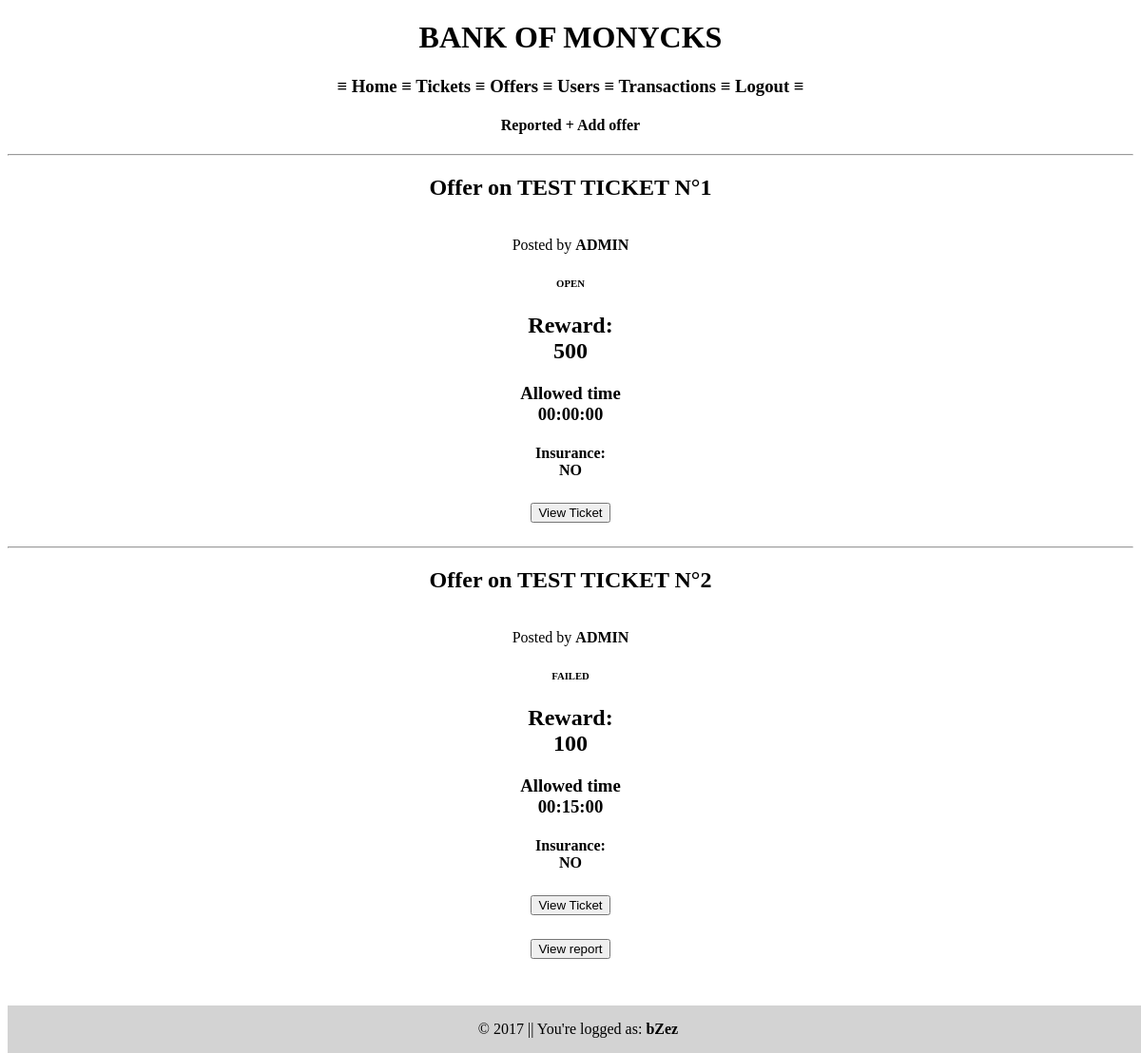
Screenshot of /index.php?offer=list (signed in) with the database file from the repository.
### tables this page shows
CREATE TABLE `offers` (
  `id` int(11) NOT NULL,
  `amount` int(11) NOT NULL,
  `execTime` time NOT NULL,
  `insurance` tinyint(1) NOT NULL,
  `id_ticket` int(11) NOT NULL,
  `id_user_offer` int(11) NOT NULL,
  `id_status` int(11) NOT NULL
);

CREATE TABLE `tickets` (
  `id` int(11) NOT NULL,
  `title` varchar(255) NOT NULL,
  `description` varchar(500) NOT NULL,
  `creationDate` date NOT NULL,
  `expTime` time NOT NULL,
  `id_user_ticket` int(11) NOT NULL,
  `id_skill` int(11) NOT NULL
);

CREATE TABLE `users` (
  `id` int(11) NOT NULL,
  `firstname` varchar(100) NOT NULL,
  `lastname` varchar(100) NOT NULL,
  `email` varchar(100) NOT NULL,
  `login` varchar(100) NOT NULL,
  `password` varchar(100) NOT NULL,
  `birthday` date NOT NULL
);

CREATE TABLE `status` (
  `id` int(11) NOT NULL,
  `status` varchar(50) NOT NULL
);

### models/offers.php (called while the page is built, shortened)
<?php
function getTicketsOffers($bdd)
{
    $result = $bdd->query("SELECT DISTINCT u.id, u.login, t.*,o.id AS ido,o.*,s.*
    FROM users u, tickets t, offers o, status s
    WHERE u.id=o.id_user_offer
    AND t.id=o.id_ticket
    AND s.id=o.id_status");
    return $result;
}
function isReported($bdd, $id)
{
    $result = $bdd->query("SELECT DISTINCT o.id ,r.*
    FROM  offers o,reports r
    WHERE o.id=$id
    AND r.id_offer=o.id");
    if ($result->num_rows > 0) {
    return true;
    } else {
        return false;
    }
}

### config.php (called while the page is built, shortened)
<?php
$project_path = '/Monycks/';

### views/listOfferView.php (the view, shortened to what this page needs)
<h4>
    <a href="<?php $project_path ?>index.php?offer=reported">Reported</a>
    <a href="<?php $project_path ?>index.php?offer=create">+ Add offer</a>
</h4>
<?php
require('models/offers.php');
foreach (getTicketsOffers($bdd) as $of) {
    echo '<hr><h2>Offer on ' . $of['title'];
    echo '</h2><br>Posted by <strong>' . $of['login'] . '</strong>
              <h6>' . $of['status'] . '</h6>
              <h2>Reward:<br>' . $of['amount'] . '</h2>
              <h3>Allowed time<br>' . $of['execTime'] . '</h3>
              <h4>Insurance:<br>';
    if ($of['insurance'] === '0') {
        echo 'NO';
    } else {
        echo 'YES';
    }
    echo '</h4>
              <h6><input value="View Ticket" type="button"  onclick=location.href="' . $project_path . 'index.php?ticket=view&id=' . $of['id_ticket'] . '"></h6>';
    if ($of['status'] !== 'OPEN') {
        if(isReported($bdd,$of['ido'])) {
            echo '<h6><input type="button" value="View report" onclick=location.href="' . $project_path . 'index.php?offer=viewreport&id=' . $of['ido'] . '"></h6>';
        } else {
            echo '<h6><input type="button" value="Add report" onclick=location.href="' . $project_path . 'index.php?offer=report&id=' . $of['ido'] . '"></h6>';
        }
    }
}
?>

### views/css/main.css (style rules this page uses)
body { text-align: center; padding-bottom: 30px; }
a { text-decoration: none; color: black; }

### rows the page displays
offers: id_ticket.title "TEST TICKET N°1", id_user_offer.login "ADMIN", id_status.status "OPEN", amount "500", execTime "00:00:00", insurance "NO"
offers: id_ticket.title "TEST TICKET N°2", id_user_offer.login "ADMIN", id_status.status "FAILED", amount "100", execTime "00:15:00", insurance "NO"

### other values shown
$project_title "BANK OF MONYCKS"
$_SESSION['login'] "bZez"
